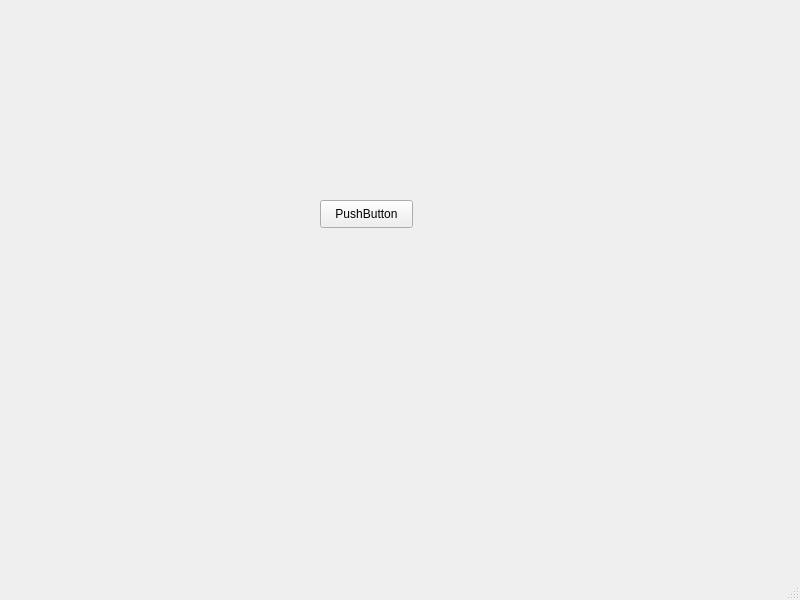
<?xml version="1.0" encoding="UTF-8"?>
<ui version="4.0">
 <class>MainWindow</class>
 <widget class="QMainWindow" name="MainWindow">
  <property name="geometry">
   <rect>
    <x>0</x>
    <y>0</y>
    <width>800</width>
    <height>600</height>
   </rect>
  </property>
  <property name="windowTitle">
   <string>MainWindow</string>
  </property>
  <widget class="QWidget" name="centralwidget">
   <widget class="QPushButton" name="pushButton">
    <property name="geometry">
     <rect>
      <x>320</x>
      <y>200</y>
      <width>93</width>
      <height>28</height>
     </rect>
    </property>
    <property name="text">
     <string>PushButton</string>
    </property>
   </widget>
  </widget>
  <widget class="QMenuBar" name="menubar">
   <property name="geometry">
    <rect>
     <x>0</x>
     <y>0</y>
     <width>800</width>
     <height>26</height>
    </rect>
   </property>
  </widget>
  <widget class="QStatusBar" name="statusbar"/>
 </widget>
 <resources/>
 <connections/>
</ui>
